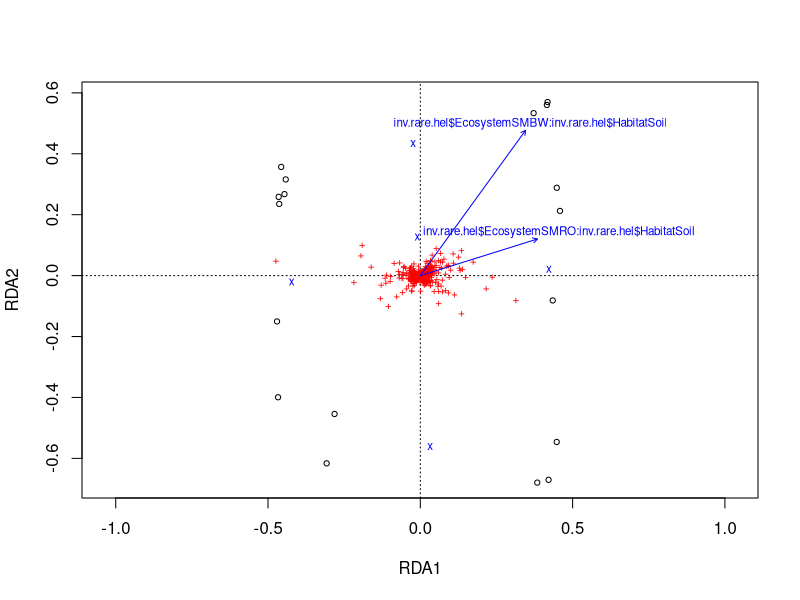
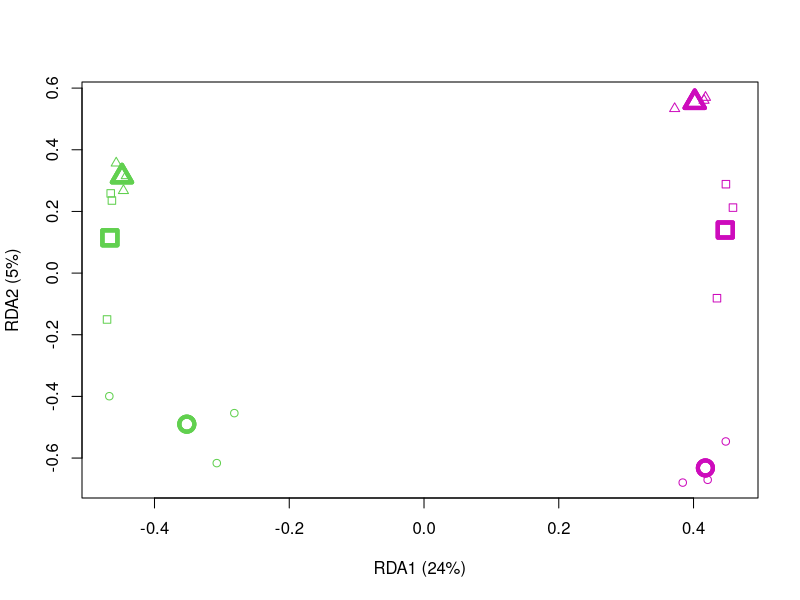

Write the R code that produced these figures, in order.
#new vegan update installed
library(vegan)

# load the data
# you will need to change the path for your computer, or import the data the way you like to
inv.dat= read.csv("manistee invert factorial.csv")
#SM sugar maple varieties
#habitat describes leaf and soil data
#


dim(inv.dat)
names(inv.dat)

inv.colsums=apply(inv.dat[,11:2046],2,sum)
inv.rowsums=apply(inv.dat[,11:2046],1,sum)
min(inv.rowsums)
min=min(inv.rowsums)
n=nrow(inv.dat)

# Rarefaction and Hellinger distance transformation
inv.rare=cbind(inv.dat[,1:10],rrarefy(inv.dat[,11:2046],sample=min))
inv.rare.hel=cbind(inv.rare[,1:10],decostand(inv.rare[,11:2046],method="hellinger"))
inv.stands.hel.dist=vegdist(inv.rare.hel[,11:2046],method="euclidean")
#decostand does a hellinger transformation and preserved each species identity. We then create a distance matrix using the euclidean method (on the hellinger transformed data), so that's how we get hellinger distance

# RDA - Redundancy Analysis 
###
# All factors
#ANOVa design- interactive effects shows multiplicative effects between variables- so we feed it species data and environmental variables
# First, using Y,X,Z (with ,) format
#inv.rare.hel[,6:10] added in the environemtnal data as a factor string- two columns eco1 and eco2- coded as a legendre method where you can multiple eco1 and eco2 to get interactions 1 and 2- then those columns can be used to test for interactions- so its beyond 1s and 0s. this is numeric representations of 3 ecosystems and 1 habitat to look at the interactions between them- you need one less column than categories of factors.
#uses the xyz format- x=species data, y=column 6:10, z=partitioning of varience given at interia and proportion (constrained and unconstrined. So 60% explaned by the constrained(environmental variables), and 40% unconstrained.. great!) This comes form the fitted and unfitted values in the eigen analysis. 
#the eigenvalues block yield RDA1-5 and PC-, ignore the eigenvaue but the proportion explained is the R2 for that axes- the first axis is .3828. So, we get 5 constrained axes out because we loaded in 5 predictor variables- but there isn't a 1:1 correspondance to those variables. PC's are residual axes and are devived from the residuals of the eigen analysis. You can have 1 axes be RDA1 and one axis be PC1, use whatever is the highest. 
#you get the site scores for a given axes by multiplying the species scores by the raw data.-multiply all of the species by all of their species score and add them together for a site to get site scores.
#site constraints multiple species scores by fitted abundances  instead of raw abundances. fitted values are fitted to categories. they are the same for replicates in each category. Thats why the first 3 rows are identical. If you take the average of the first 3 site scores it should equal the replicate site constraint scores for those 3 rows. Blackwood like's plotting these site constraints. variance explained by RDA 1 is coming form those values, its the means coming from those groups. you can put error bars around those means. 
#biplot scores for constrained variables- consider the absolute values for thse- the HAB variable describes the most variation or plays the biggest role, but this is scale dependent..but these are coefficents just liek the specie scores- so 60% is explained in this data set by our factors 
#so, we use ANOVA to determine if the % explained is significant.. it is in this example at 0.01..uses random permutation of the environemntal variables and the species info. so this is saying that the environmental variables are significantly affecting the species... the independent variables are having a significant effect on the dependent variables. 
#so the r squares to the adjusted r squared drops substantially from 60 to 40 because there aren't very many variables- adjusted is the amount of variation we are explaining that we don't expect to explain with this number of variables- "its like the surpirse variation explained" 
rda.inv.rare.hel.all=rda(inv.rare.hel[,11:2046],inv.rare.hel[,6:10])
	summary(rda.inv.rare.hel.all)
	anova(rda.inv.rare.hel.all)
	RsquareAdj(rda.inv.rare.hel.all)
# Second, run this with formula interface (with ~) format
rda.inv.rare.hel.all=rda(inv.rare.hel[,11:2046]~inv.rare.hel$Ecosystem*inv.rare.hel$Habitat)
	summary(rda.inv.rare.hel.all)
	anova(rda.inv.rare.hel.all)
	RsquareAdj(rda.inv.rare.hel.all)
#^this output is the same, but the RDA line ises the ~ instead of the , so instead of using numeric code vegan does behind the scenes recoding...so no need to create the--- as long as all of the downstream things work with this formula...this boils down to the quality control of r being questionable because the 
# Individual factors (there are some issues here)
# Can also easily get Type 1 anova output by terms using formula interface
	anova(rda.inv.rare.hel.all,by="terms")
# But note that for Type 1 anovas, ORDER MATTERS!
# This means that order of predictor variables changes results of tests for i.) unbalanced ANOVA designs or ii.) continuous predictors
rda.inv.rare.hel.all.unb=rda(inv.rare.hel[1:16,11:2046]~inv.rare.hel$Habitat[1:16]*inv.rare.hel$Ecosystem[1:16])
	anova(rda.inv.rare.hel.all.unb,by="terms")
rda.inv.rare.hel.all.unb=rda(inv.rare.hel[1:16,11:2046]~inv.rare.hel$Ecosystem[1:16]*inv.rare.hel$Habitat[1:16])
	anova(rda.inv.rare.hel.all.unb,by="terms")

###
# In contrast, order does not matter in Type 3 anova tests, also called marginal tests
# There are different ways to do this.
# The concept is that all other factors should be accounted for first, and variation is removed.
# Then the test factor is tested against remaining variation
# But this is where the RDA commands are acting weird :(

# Here is the one-line formula interface method.
	anova(rda.inv.rare.hel.all,by="margin")
# If interactions exist, this method only provides marginal tests for the interaction terms
# Let's try testing this using Y,X,Z format
rda.inv.rare.hel.int=rda(inv.rare.hel[,11:2046],inv.rare.hel[,c(9,10)],inv.rare.hel[6:8])
	anova(rda.inv.rare.hel.int)
# This way the same interactions are quite significant
# Another method of getting a marginal test provides similar results.
rda.inv.rare.hel.int=rda(inv.rare.hel[,11:2046] ~ inv.rare.hel$Ecosystem:inv.rare.hel$Habitat + Condition(inv.rare.hel$Ecosystem + inv.rare.hel$Habitat))
	anova(rda.inv.rare.hel.int)

# For completeness, here are tests of main effects using Y,X,Z format
# Obtain type 3 test for ecosystem type
	#the inv.rare.hel8:10 are the independent variables. you can parse out their variance first, and then look  for patterns in the residual variation in inv.rare.hel6:7
	#use varpart command to partition variance. you get an output that shows surprise variance, variance from intereaction can be positive or negative. varpart doesn't tst, only shows variation
	#one philosphy is to not include what's not significant in a model to assess what is more or less signnificant from what was distinguished as significant.
	
rda.inv.rare.hel.eco=rda(inv.rare.hel[,11:2046],inv.rare.hel[,6:7],inv.rare.hel[8:10])
	anova(rda.inv.rare.hel.eco)
	RsquareAdj(rda.inv.rare.hel.eco)
# Obtain type 3 test for habitat
rda.inv.rare.hel.hab=rda(inv.rare.hel[,11:2046],inv.rare.hel[,8],inv.rare.hel[c(6,7,9,10)])
	anova(rda.inv.rare.hel.hab)
	RsquareAdj(rda.inv.rare.hel.hab)

###
# Plots and getting some more species info
# To get ordination plots of predicted values (group centroids), raw data on canonical axes, and species
plot(rda.inv.rare.hel.all)
# The above plot was not so great.
# Better plots can be made if you extract scores as shown below
rda.inv.rare.hel.all.spscores=scores(rda.inv.rare.hel.all,display="sp",choices=c(1:17))
#^species scores
head(rda.inv.rare.hel.all.spscores)
rda.inv.rare.hel.all.lcscores=scores(rda.inv.rare.hel.all,display="lc",choices=c(1:17))
#^linear constrast scores
head(rda.inv.rare.hel.all.lcscores)
rda.inv.rare.hel.all.wascores=scores(rda.inv.rare.hel.all,display="wa",choices=c(1:17))
#^weighted average scores, closer to raw
head(rda.inv.rare.hel.all.wascores)

colors=ifelse(inv.rare.hel$Habitat=="Leaf",3,6)
symbols=ifelse(inv.rare.hel$Ecosys=="BOWO",1,ifelse(inv.rare.hel$Ecosys=="SMBW",2,0))
plot(rda.inv.rare.hel.all.wascores[,1:2],col=colors,pch=symbols,xlab="RDA1 (24%)",ylab="RDA2 (5%)")
points(rda.inv.rare.hel.all.lcscores[,1:2],col=colors,pch=symbols,cex=2,lwd=4)

# This command provides and R-squared for each taxon for each axis
goodness(rda.inv.rare.hel.all)
